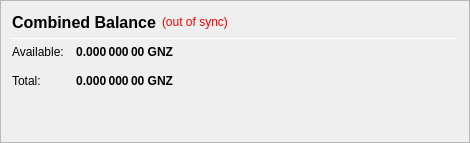
                   <widget class="QFrame" name="frame_CombinedBalances">
                    <property name="minimumSize">
                     <size>
                      <width>470</width>
                      <height>0</height>
                     </size>
                    </property>
                    <property name="frameShape">
                     <enum>QFrame::StyledPanel</enum>
                    </property>
                    <property name="frameShadow">
                     <enum>QFrame::Raised</enum>
                    </property>
                    <layout class="QVBoxLayout" name="verticalLayout_5">
                     <item>
                      <layout class="QHBoxLayout" name="horizontalLayout_5" stretch="0,0,0">
                       <item>
                        <widget class="QLabel" name="label_5z">
                         <property name="minimumSize">
                          <size>
                           <width>0</width>
                           <height>20</height>
                          </size>
                         </property>
                         <property name="font">
                          <font>
                           <pointsize>12</pointsize>
                           <weight>75</weight>
                           <bold>true</bold>
                          </font>
                         </property>
                         <property name="toolTip">
                          <string>Combined Balance (including unconfirmed and immature coins)</string>
                         </property>
                         <property name="text">
                          <string>Combined Balance</string>
                         </property>
                        </widget>
                       </item>
                       <item>
                        <widget class="QLabel" name="labelWalletStatus">
                         <property name="cursor">
                          <cursorShape>WhatsThisCursor</cursorShape>
                         </property>
                         <property name="toolTip">
                          <string>The displayed information may be out of date. Your wallet automatically synchronizes with the GENZYCOIN network after a connection is established, but this process has not completed yet.</string>
                         </property>
                         <property name="styleSheet">
                          <string notr="true">QLabel { color: red; }</string>
                         </property>
                         <property name="text">
                          <string notr="true">(out of sync)</string>
                         </property>
                         <property name="alignment">
                          <set>Qt::AlignLeading|Qt::AlignLeft|Qt::AlignVCenter</set>
                         </property>
                        </widget>
                       </item>
                       <item>
                        <spacer name="horizontalSpacer_1">
                         <property name="orientation">
                          <enum>Qt::Horizontal</enum>
                         </property>
                         <property name="sizeHint" stdset="0">
                          <size>
                           <width>40</width>
                           <height>20</height>
                          </size>
                         </property>
                        </spacer>
                       </item>
                      </layout>
                     </item>
                     <item>
                      <widget class="Line" name="line_CombinedBalance">
                       <property name="minimumSize">
                        <size>
                         <width>0</width>
                         <height>1</height>
                        </size>
                       </property>
                       <property name="maximumSize">
                        <size>
                         <width>16777215</width>
                         <height>1</height>
                        </size>
                       </property>
                       <property name="orientation">
                        <enum>Qt::Horizontal</enum>
                       </property>
                      </widget>
                     </item>
                     <item>
                      <layout class="QGridLayout" name="gridLayout_3">
                       <property name="spacing">
                        <number>12</number>
                       </property>
                       <item row="1" column="0">
                        <widget class="QLabel" name="labelBalanceTextz">
                         <property name="text">
                          <string>Available:</string>
                         </property>
                        </widget>
                       </item>
                       <item row="1" column="1">
                        <widget class="QLabel" name="labelBalancez">
                         <property name="font">
                          <font>
                           <weight>75</weight>
                           <bold>true</bold>
                          </font>
                         </property>
                         <property name="cursor">
                          <cursorShape>IBeamCursor</cursorShape>
                         </property>
                         <property name="toolTip">
                          <string>Your current spendable balance</string>
                         </property>
                         <property name="text">
                          <string notr="true">0.000 000 00 GNZ</string>
                         </property>
                         <property name="alignment">
                          <set>Qt::AlignRight|Qt::AlignTrailing|Qt::AlignVCenter</set>
                         </property>
                         <property name="textInteractionFlags">
                          <set>Qt::LinksAccessibleByMouse|Qt::TextSelectableByKeyboard|Qt::TextSelectableByMouse</set>
                         </property>
                        </widget>
                       </item>
                       <item row="2" column="0">
                        <widget class="QLabel" name="labelTotalTextz">
                         <property name="text">
                          <string>Total:</string>
                         </property>
                        </widget>
                       </item>
                       <item row="2" column="1">
                        <widget class="QLabel" name="labelTotalz">
                         <property name="font">
                          <font>
                           <weight>75</weight>
                           <bold>true</bold>
                          </font>
                         </property>
                         <property name="cursor">
                          <cursorShape>IBeamCursor</cursorShape>
                         </property>
                         <property name="toolTip">
                          <string>Total Balance, including all unavailable coins.</string>
                         </property>
                         <property name="text">
                          <string notr="true">0.000 000 00 GNZ</string>
                         </property>
                         <property name="alignment">
                          <set>Qt::AlignRight|Qt::AlignTrailing|Qt::AlignVCenter</set>
                         </property>
                         <property name="textInteractionFlags">
                          <set>Qt::LinksAccessibleByMouse|Qt::TextSelectableByKeyboard|Qt::TextSelectableByMouse</set>
                         </property>
                        </widget>
                       </item>
                       <item row="2" column="3">
                        <spacer name="horizontalSpacer_2">
                         <property name="orientation">
                          <enum>Qt::Horizontal</enum>
                         </property>
                         <property name="sizeHint" stdset="0">
                          <size>
                           <width>40</width>
                           <height>20</height>
                          </size>
                         </property>
                        </spacer>
                       </item>
                      </layout>
                     </item>
                     <item>
                      <spacer name="verticalSpacer_1">
                       <property name="orientation">
                        <enum>Qt::Vertical</enum>
                       </property>
                       <property name="sizeHint" stdset="0">
                        <size>
                         <width>20</width>
                         <height>40</height>
                        </size>
                       </property>
                      </spacer>
                     </item>
                    </layout>
                   </widget>
